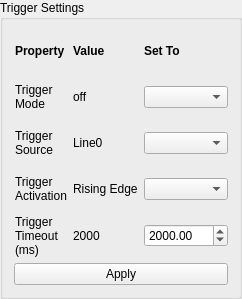
               <widget class="QGroupBox" name="TriggerSettings">
                <property name="title">
                 <string>Trigger Settings</string>
                </property>
                <layout class="QVBoxLayout" name="verticalLayout_20">
                 <item>
                  <layout class="QVBoxLayout" name="verticalLayout_6">
                   <property name="sizeConstraint">
                    <enum>QLayout::SetDefaultConstraint</enum>
                   </property>
                   <item>
                    <layout class="QGridLayout" name="gridLayout_14">
                     <item row="0" column="1">
                      <widget class="QLabel" name="label_50">
                       <property name="maximumSize">
                        <size>
                         <width>16777215</width>
                         <height>50</height>
                        </size>
                       </property>
                       <property name="text">
                        <string>&lt;html&gt;&lt;head/&gt;&lt;body&gt;&lt;p&gt;&lt;span style=&quot; font-weight:600;&quot;&gt;Property&lt;/span&gt;&lt;/p&gt;&lt;/body&gt;&lt;/html&gt;</string>
                       </property>
                      </widget>
                     </item>
                     <item row="1" column="1">
                      <widget class="QLabel" name="label_48">
                       <property name="text">
                        <string>Trigger
Mode</string>
                       </property>
                      </widget>
                     </item>
                     <item row="0" column="2">
                      <widget class="QLabel" name="label_52">
                       <property name="text">
                        <string>&lt;html&gt;&lt;head/&gt;&lt;body&gt;&lt;p&gt;&lt;span style=&quot; font-weight:600;&quot;&gt;Value&lt;/span&gt;&lt;/p&gt;&lt;/body&gt;&lt;/html&gt;</string>
                       </property>
                      </widget>
                     </item>
                     <item row="0" column="3">
                      <widget class="QLabel" name="label_53">
                       <property name="text">
                        <string>&lt;html&gt;&lt;head/&gt;&lt;body&gt;&lt;p&gt;&lt;span style=&quot; font-weight:600;&quot;&gt;Set To&lt;/span&gt;&lt;/p&gt;&lt;/body&gt;&lt;/html&gt;</string>
                       </property>
                      </widget>
                     </item>
                     <item row="2" column="1">
                      <widget class="QLabel" name="label_49">
                       <property name="text">
                        <string>Trigger
Source</string>
                       </property>
                      </widget>
                     </item>
                     <item row="4" column="1">
                      <widget class="QLabel" name="label_51">
                       <property name="text">
                        <string>Trigger
Timeout
(ms)</string>
                       </property>
                      </widget>
                     </item>
                     <item row="1" column="3">
                      <widget class="QComboBox" name="user_trigger_mode"/>
                     </item>
                     <item row="2" column="3">
                      <widget class="QComboBox" name="user_trigger_source"/>
                     </item>
                     <item row="2" column="2">
                      <widget class="QLabel" name="trigger_source">
                       <property name="text">
                        <string>Line0</string>
                       </property>
                      </widget>
                     </item>
                     <item row="1" column="2">
                      <widget class="QLabel" name="trigger_mode">
                       <property name="text">
                        <string>off</string>
                       </property>
                      </widget>
                     </item>
                     <item row="4" column="3">
                      <widget class="QDoubleSpinBox" name="user_trigger_timeout">
                       <property name="maximum">
                        <double>100000.000000000000000</double>
                       </property>
                       <property name="singleStep">
                        <double>1000.000000000000000</double>
                       </property>
                       <property name="value">
                        <double>2000.000000000000000</double>
                       </property>
                      </widget>
                     </item>
                     <item row="4" column="2">
                      <widget class="QLabel" name="trigger_timeout">
                       <property name="text">
                        <string>2000</string>
                       </property>
                      </widget>
                     </item>
                     <item row="3" column="2">
                      <widget class="QLabel" name="trigger_activation">
                       <property name="text">
                        <string>Rising Edge</string>
                       </property>
                      </widget>
                     </item>
                     <item row="3" column="1">
                      <widget class="QLabel" name="label_56">
                       <property name="text">
                        <string>Trigger
Activation</string>
                       </property>
                      </widget>
                     </item>
                     <item row="0" column="0">
                      <spacer name="verticalSpacer_19">
                       <property name="orientation">
                        <enum>Qt::Vertical</enum>
                       </property>
                       <property name="sizeHint" stdset="0">
                        <size>
                         <width>1</width>
                         <height>40</height>
                        </size>
                       </property>
                      </spacer>
                     </item>
                     <item row="3" column="3">
                      <widget class="QComboBox" name="user_trigger_activation"/>
                     </item>
                     <item row="2" column="0">
                      <spacer name="verticalSpacer_21">
                       <property name="orientation">
                        <enum>Qt::Vertical</enum>
                       </property>
                       <property name="sizeHint" stdset="0">
                        <size>
                         <width>1</width>
                         <height>40</height>
                        </size>
                       </property>
                      </spacer>
                     </item>
                     <item row="1" column="0">
                      <spacer name="verticalSpacer_20">
                       <property name="orientation">
                        <enum>Qt::Vertical</enum>
                       </property>
                       <property name="sizeHint" stdset="0">
                        <size>
                         <width>1</width>
                         <height>40</height>
                        </size>
                       </property>
                      </spacer>
                     </item>
                     <item row="3" column="0">
                      <spacer name="verticalSpacer_22">
                       <property name="orientation">
                        <enum>Qt::Vertical</enum>
                       </property>
                       <property name="sizeHint" stdset="0">
                        <size>
                         <width>1</width>
                         <height>40</height>
                        </size>
                       </property>
                      </spacer>
                     </item>
                     <item row="4" column="0">
                      <spacer name="verticalSpacer_23">
                       <property name="orientation">
                        <enum>Qt::Vertical</enum>
                       </property>
                       <property name="sizeHint" stdset="0">
                        <size>
                         <width>1</width>
                         <height>40</height>
                        </size>
                       </property>
                      </spacer>
                     </item>
                    </layout>
                   </item>
                   <item>
                    <widget class="QPushButton" name="trigger_apply_button">
                     <property name="text">
                      <string>Apply</string>
                     </property>
                    </widget>
                   </item>
                  </layout>
                 </item>
                </layout>
               </widget>
